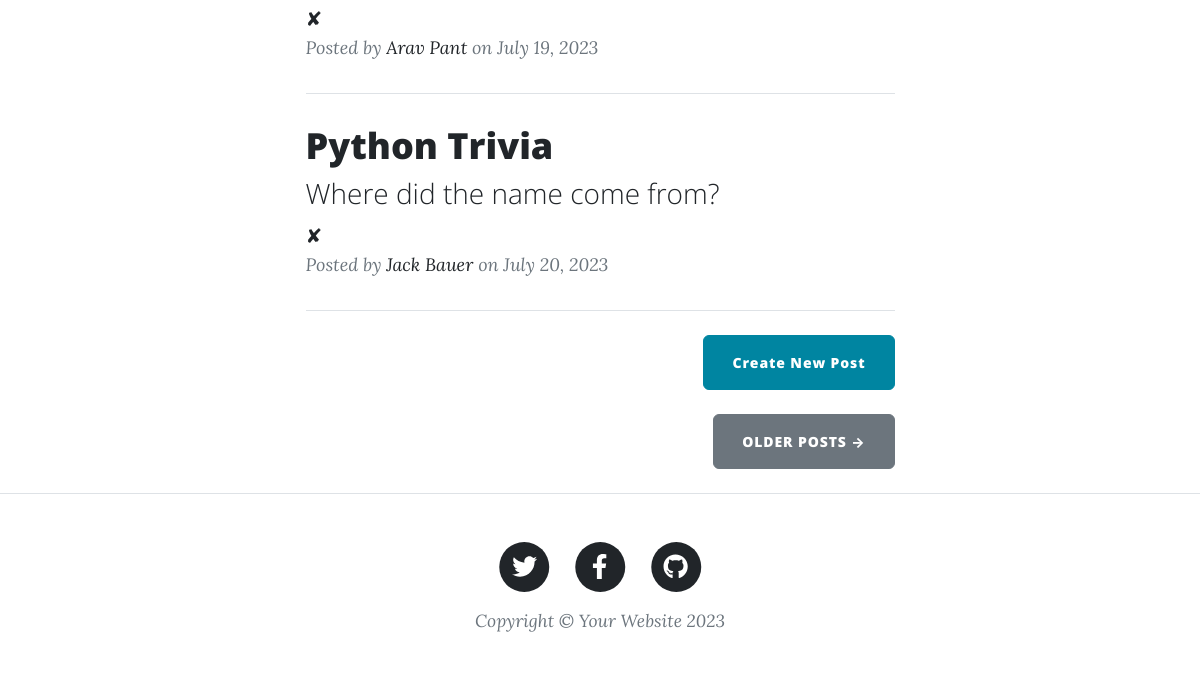
/ (lower part), run on an earlier commit of the app's database.
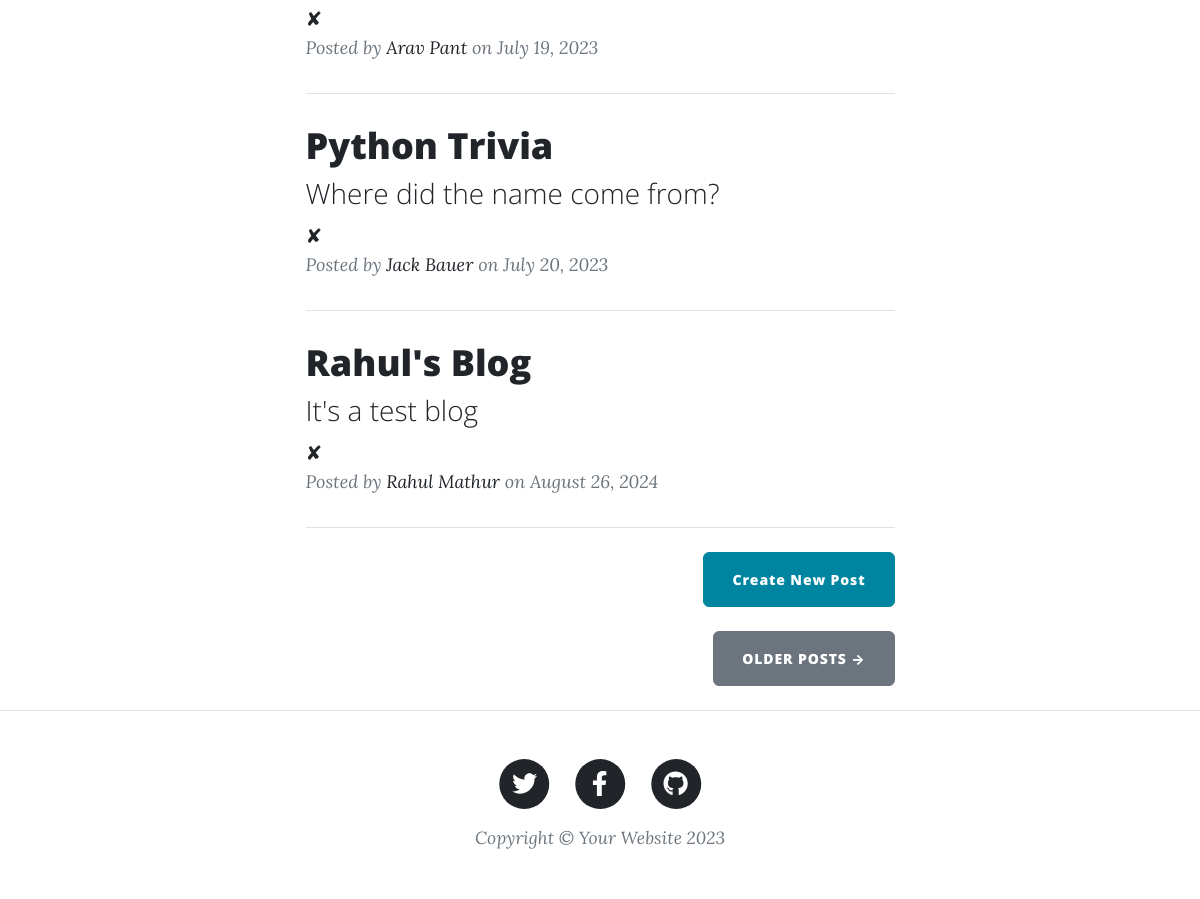
And on a later commit of the database.
### main.py (models this page shows)
class BlogPost(db.Model):
    id: Mapped[int] = mapped_column(Integer, primary_key=True)
    title: Mapped[str] = mapped_column(String(250), unique=True, nullable=False)
    subtitle: Mapped[str] = mapped_column(String(250), nullable=False)
    date: Mapped[str] = mapped_column(String(250), nullable=False)
    body: Mapped[str] = mapped_column(Text, nullable=False)
    author: Mapped[str] = mapped_column(String(250), nullable=False)
    img_url: Mapped[str] = mapped_column(String(250), nullable=False)

### main.py (the view)
@app.route('/')
def get_all_posts():
    result = db.session.execute(db.select(BlogPost))
    posts = result.scalars().all()
    return render_template("index.html", all_posts=posts)

### templates/index.html (shortened to what this page needs)
{% include "header.html" %}
<div class="container px-4 px-lg-5">
  <div class="row gx-4 gx-lg-5 justify-content-center">
    <div class="col-md-10 col-lg-8 col-xl-7">
      {% for post in all_posts %}
      <div class="post-preview">
        <a href="{{ url_for('show_post', post_id=post.id) }}">
          <h2 class="post-title">{{ post.title }}</h2>
          <h3 class="post-subtitle">{{ post.subtitle }}</h3>
        </a>
         <a href="{{ url_for('delete_post', post_id=post.id) }}">✘</a>
        <p class="post-meta">
          Posted by
          <a href="#">{{post.author}}</a>
          on {{post.date}}
        </p>
      </div>
      <hr class="my-4" />
      {% endfor %}
      <div class="d-flex justify-content-end mb-4">
        <a
          class="btn btn-primary float-right"
          href="{{ url_for('add_new_post') }}"
          >Create New Post</a
        >
      </div>
      <div class="d-flex justify-content-end mb-4">
        <a class="btn btn-secondary text-uppercase" href="#!">Older Posts →</a>
      </div>
    </div>
  </div>
</div>
{% include "footer.html" %}

What changed in the data, as far as the page shows it:
added BlogPost: title "Rahul's Blog", subtitle "It's a test blog", author "Rahul Mathur", date "August 26, 2024"
